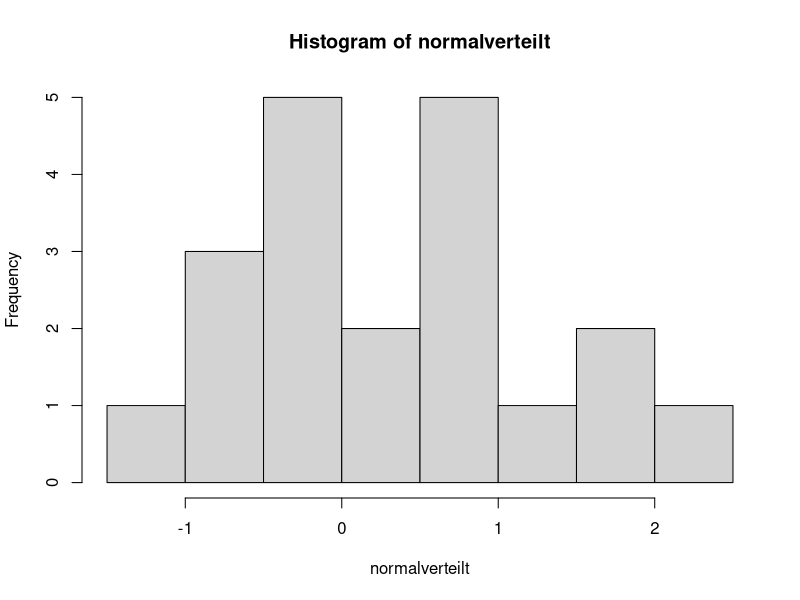
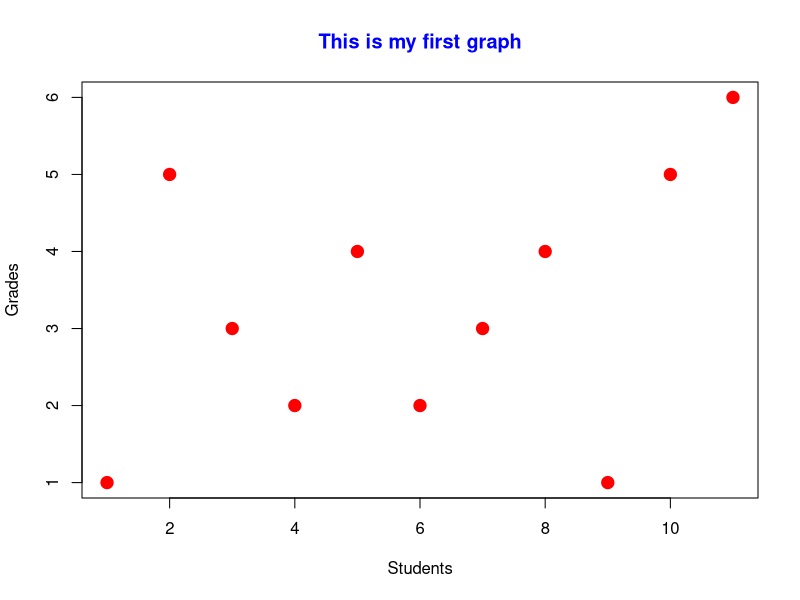

The R source for these figures, in order:
## ---- chunk 1
tehilla = 54
tehilla

age_obj = 35
age_obj_2 = 1
Ich_werde_nächstes_Jahr_X_sein =  age_obj + age_obj_2
Ich_werde_nächstes_Jahr_X_sein

## ---- chunk 2
# Adding two numeric vectors element-wise
vector1 <- c(1, 2, 3, 4, 5)
vector2 <- c(6, 7, 8, 9, 10)
result_vector <- vector1 + vector2
print(result_vector)
## ---- chunk 3
numerischer_vektor = c(1, 2, 3, 4, 5)
character_vektor = c("Apfel", "Banane", "Kirsche")
## ---- chunk 4
x = 5    # numerisch, speziell eine Ganzzahl
y = 5.5  # numerisch, speziell eine Dezimalzahl
z = x*y  # numeric, specifically a double. a multiplication of x and y
typeof(z)
## ---- chunk 5
name = "John Doe"
name

name_empty = "insert your name"
name_empty
## ---- chunk 6
flag = TRUE
flag

is_dog_a_cat =  FALSE
is_dog_a_cat

3>4
3==4
3<4
## ---- chunk 7
geschlecht = factor(c("Männlich", "Weiblich", "Weiblich", "Männlich"))

geschlecht
## ---- chunk 8
# Erstellen Sie zwei numerische Vektoren
vektor1 <- c(1, 2, 3)
vektor2 <- c(4, 5, 6)

# Kombinieren Sie die Vektoren, um eine Matrix zu erstellen
matrix1 <- cbind(vektor1, vektor2)
print(matrix1)
## ---- chunk 9
meine_liste = list(name = "Alice", alter = 25, punkte = c(85, 90, 92))
meine_liste
## ---- chunk 10
# Einen numerischen Vektor erstellen
zahlen = c(5, 10, 15, 20, 25)

# Die Funktion c() wird sehr oft verwendet. Sie fügt Elemente zu einem Vektor zusammen.
zahlen
## ---- chunk 11
# Den Mittelwert berechnen
durchschnitt = mean(zahlen)

# Das Ergebnis ausgeben
print(durchschnitt)
## ---- chunk 12
seq(from = 1, to = 10, by = 1)
seq(from = 1, to = 10, length.out = 5)
## ---- chunk 13
rnorm(n = 20, mean = 0, sd = 1) 
## ---- chunk 14
normalverteilt = rnorm(n = 20, mean = 0, sd = 1)
hist(normalverteilt) 
## ---- chunk 15
# Addition
ergebnis_addition <- 5 + 3
print(ergebnis_addition)

# Subtraktion
ergebnis_subtraktion <- 10 - 4
print(ergebnis_subtraktion)

# Multiplikation
ergebnis_multiplikation <- 6 * 7
print(ergebnis_multiplikation)

# Division
ergebnis_division <- 15 / 3
print(ergebnis_division)

# Potenzierung
ergebnis_potenzierung <- 2^3
print(ergebnis_potenzierung)
## ---- chunk 16
# Werte Variablen zu
x <- 5
y <- 3

# Berechnungen mit Variablen durchführen
ergebnis_summe <- x + y
ergebnis_differenz <- x - y

# Ergebnisse ausgeben
print(ergebnis_summe)
print(ergebnis_differenz)
## ---- chunk 17
# Vektoren erstellen
vektor1 <- c(1, 2, 3, 4, 5)
vektor2 <- c(6, 7, 8, 9, 10)

# Vektoren elementweise addieren
vektor_summe <- vektor1 + vektor2
print(vektor_summe)

# Vektoren elementweise multiplizieren
vektor_produkt <- vektor1 * vektor2
print(vektor_produkt)

## ---- chunk 18
# Eine Sequenz von Zahlen generieren
sequenz <- 1:10
print(sequenz)

# Eine Sequenz mit festgelegtem Schritt erstellen
sequenz_schritt <- seq(1, 10, by = 2)
print(sequenz_schritt)
## ---- chunk 19
# Die Quadratwurzel berechnen
sqrt_ergebnis <- sqrt(25)
print(sqrt_ergebnis)

# Den absoluten Wert berechnen
absolutwert <- abs(-10)
print(absolutwert)

# Das Maximum und Minimum finden
maximalwert <- max(3, 7, 1, 8, 5)
minimalwert <- min(3, 7, 1, 8, 5)
print(maximalwert)
print(minimalwert)

## ---- chunk 20
noten = c(1, 5, 3, 2, 4, 2, 3, 4, 1, 5, 6)
Durchschnitt_noten = mean(noten)
Durchschnitt_noten
## ---- chunk 21
namen = c("jake", "john", "clara", "manos", "tehilla",
          "laura", "jenny", "carlos", "maria", "kate")
## ---- chunk 22
anwesenheit = c(TRUE, TRUE, TRUE, TRUE, FALSE,
                TRUE, TRUE, TRUE, TRUE, FALSE)
## ---- chunk 23
plot(noten, col='red',type='p', pch=19,lwd=2,cex=1.5,
     main="This is my first graph",
     col.main='blue',xlab="Students",ylab="Grades")
